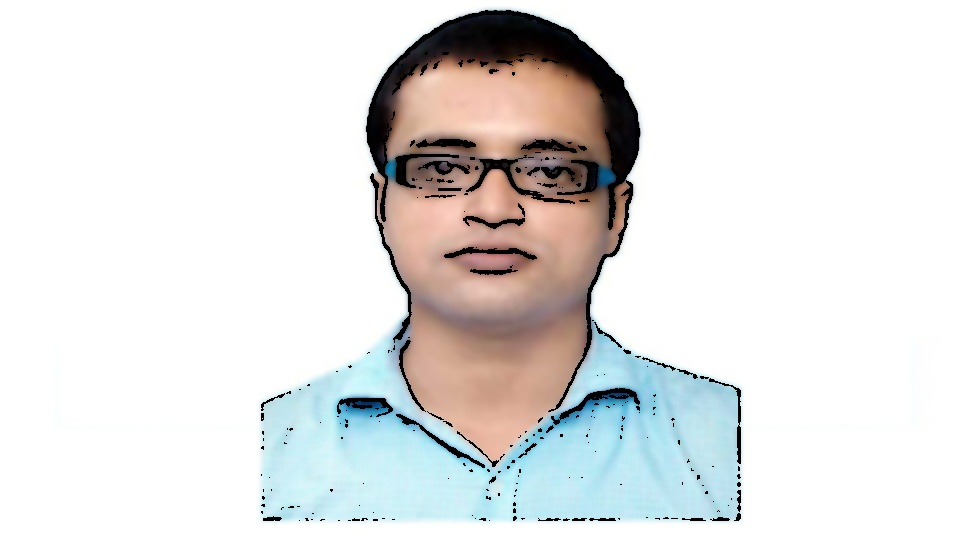
#> input picture cartoonified_Image.jpg, 960 x 540 px
$ python CARTOONIFY.py
#> lines starting #> are read from the running program, lines starting #| are printed output that depends on the picture; after the words box and inside, x2 and y2 are one past the last pixel; in counts of white or black regions, pixels touching at a corner belong together
import cv2 #for image processing
import easygui #to open the filebox
import numpy as np #to store image
import imageio #to read image stored at particular path
import sys
import matplotlib.pyplot as plt
import os
import tkinter as tk
from tkinter import filedialog
from tkinter import *
from PIL import ImageTk, Image
""" fileopenbox opens the box to choose file
and help us store file path as string """
# [56 lines left out: functions upload, save, not called in this run]


ImagePath=easygui.fileopenbox()
#> the answer given: cartoonified_Image.jpg
        #cartoonify(ImagePath)
        #read the image
originalmage = cv2.imread(ImagePath)
#> originalmage is the input picture: shape (540, 960, 3); mean B, G, R 225.7, 226.4, 226.5
originalmage = cv2.cvtColor(originalmage, cv2.COLOR_BGR2RGB)
        #print(image)  # image is stored in form of numbers

        # confirm that image is chosen
if originalmage is None:
        print("Can not find any image. Choose appropriate file")
        sys.exit()

ReSized1 = cv2.resize(originalmage, (960, 540))
        #plt.imshow(ReSized1, cmap='gray')
        #converting an image to grayscale
grayScaleImage = cv2.cvtColor(originalmage, cv2.COLOR_BGR2GRAY)
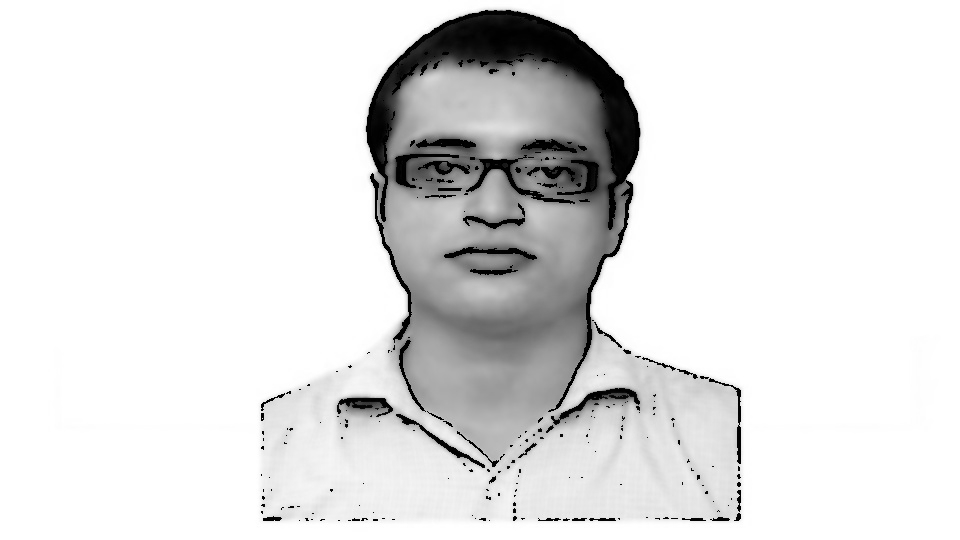
#> grayScaleImage: shape (540, 960); min 0, max 255, mean 226.2
ReSized2 = cv2.resize(grayScaleImage, (960, 540))
        #plt.imshow(ReSized2, cmap='gray')
        #applying median blur to smoothen an image
smoothGrayScale = cv2.medianBlur(grayScaleImage, 5)
ReSized3 = cv2.resize(smoothGrayScale, (960, 540))
        #plt.imshow(ReSized3, cmap='gray')
        #retrieving the edges for cartoon effect
        #by using thresholding technique
getEdge = cv2.adaptiveThreshold(smoothGrayScale, 255,
        cv2.ADAPTIVE_THRESH_MEAN_C,
        cv2.THRESH_BINARY, 9, 9)
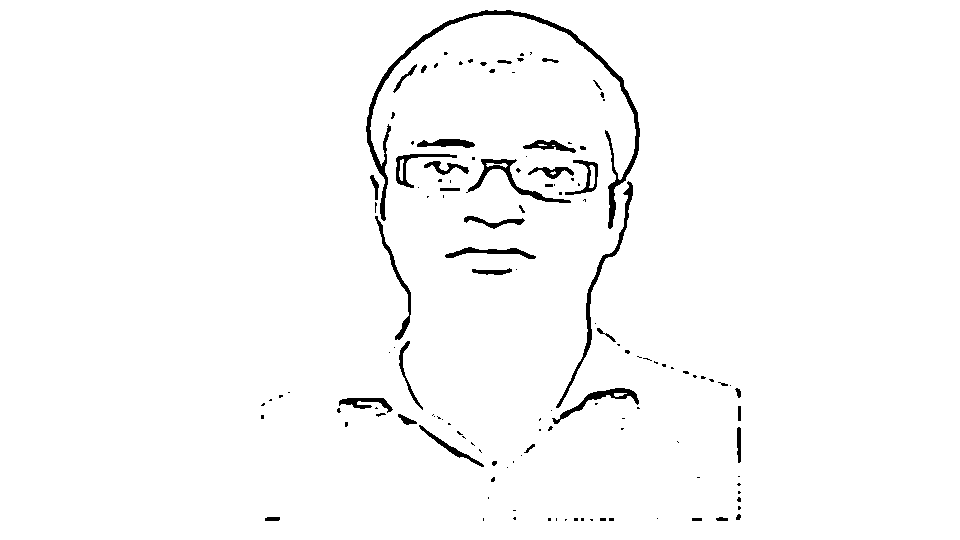
#> getEdge: shape (540, 960); 97.9% white; 134 black regions (93 under 20 px), largest, box (x1, y1, x2, y2) and area: (366, 10, 640, 229) 2924, (556, 181, 633, 408) 947, (466, 159, 571, 203) 731

ReSized4 = cv2.resize(getEdge, (960, 540))
        #plt.imshow(ReSized4, cmap='gray')
        #applying bilateral filter to remove noise
        #and keep edge sharp as required
colorImage = cv2.bilateralFilter(originalmage, 9, 300, 300)
ReSized5 = cv2.resize(colorImage, (960, 540))
        #plt.imshow(ReSized5, cmap='gray')
        #masking edged image with our "BEAUTIFY" image
cartoonImage = cv2.bitwise_and(colorImage, colorImage, mask=getEdge)

ReSized6 = cv2.resize(cartoonImage, (960, 540))
        #plt.imshow(ReSized6, cmap='gray')
top=tk.Tk()
top.geometry('400x400')
top.title('Cartoonify Your Image !')
top.configure(background='white')
label=Label(top,background='#CDCDCD', font=('calibri',20,'bold'))
upload=Button(top,text="Cartoonify an Image",command=upload,padx=10,pady=5)
upload.configure(background='#364156', foreground='white',font=('calibri',10,'bold'))
upload.pack(side=TOP,pady=50)
save1=Button(top,text="Save cartoon image",command=lambda: save(ReSized6, ImagePath),padx=30,pady=5)
save1.configure(background='#364156', foreground='white',font=('calibri',10,'bold'))
save1.pack(side=TOP,pady=50)
top.mainloop()
